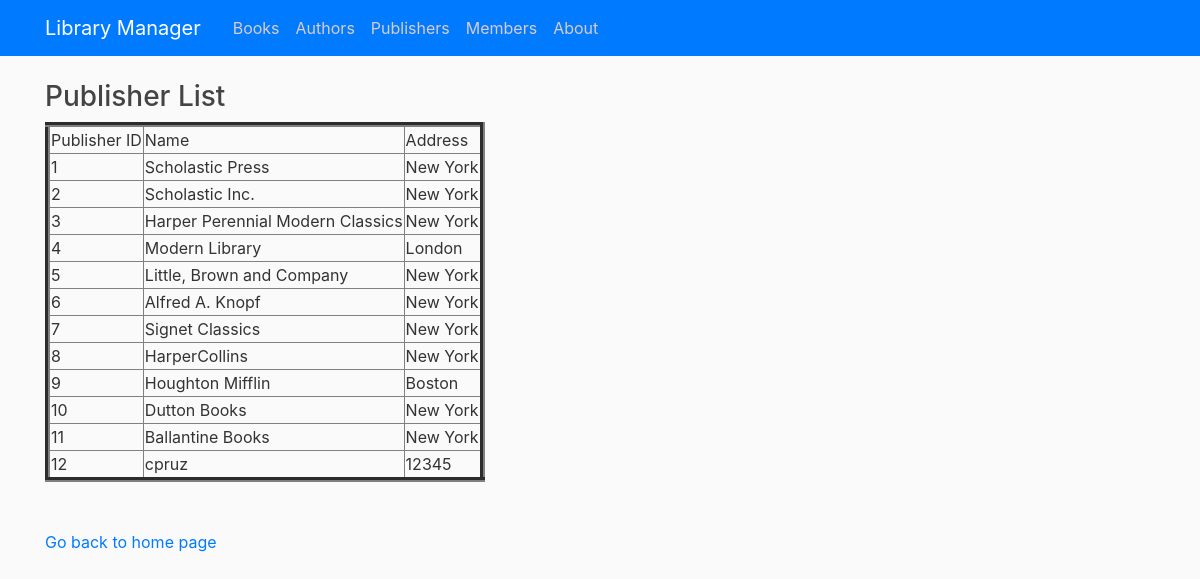
Screenshot of /viewpublisher with the database file from the repository.
### tables this page shows
CREATE TABLE Publisher (publisherId INTEGER PRIMARY KEY AUTOINCREMENT, name TEXT NOT NULL, address TEXT NOT NULL);

### library/routes.py (the view)
@app.route("/viewpublisher")
def viewPublisher():
    con = sqlite3.connect("book.db")
    con.row_factory = sqlite3.Row
    cur = con.cursor()
    cur.execute("select * from Publisher")
    rows = cur.fetchall()
    return render_template("view_publishers.html",rows = rows)

### library/templates/view_publishers.html (shortened to what this page needs)
{% extends "layout.html" %}
{% block content %}
<!DOCTYPE html>
<html>
<head>
</head>
<body>
    <h3>Publisher List</h3>
    <table border=5>
        <thead>
            <td>Publisher ID</td>
            <td>Name</td>
            <td>Address</td>
        </thead>
        {% for row in rows %}
        <tr>
            <td>{{row["publisherId"]}}</td>
            <td>{{row["name"]}}</td>
            <td>{{row["address"]}}</td>
        </tr>
        {% endfor %}
    </table>
    <br><br>
    <a href="/">Go back to home page</a>
</body>
</html>
{% endblock content %}

### library/static/main.css (style rules this page uses)
body { background: #fafafa; color: #333333; margin-top: 5rem; }
h1, h2, h3, h4, h5, h6 { color: #444444; }

### rows the page displays
Publisher: publisherId "1", name "Scholastic Press", address "New York"
Publisher: publisherId "2", name "Scholastic Inc.", address "New York"
Publisher: publisherId "3", name "Harper Perennial Modern Classics", address "New York"
Publisher: publisherId "4", name "Modern Library", address "London"
Publisher: publisherId "5", name "Little, Brown and Company", address "New York"
Publisher: publisherId "6", name "Alfred A. Knopf", address "New York"
Publisher: publisherId "7", name "Signet Classics", address "New York"
Publisher: publisherId "8", name "HarperCollins", address "New York"
Publisher: publisherId "9", name "Houghton Mifflin", address "Boston"
Publisher: publisherId "10", name "Dutton Books", address "New York"
Publisher: publisherId "11", name "Ballantine Books", address "New York"
Publisher: publisherId "12", name "cpruz", address "12345"
